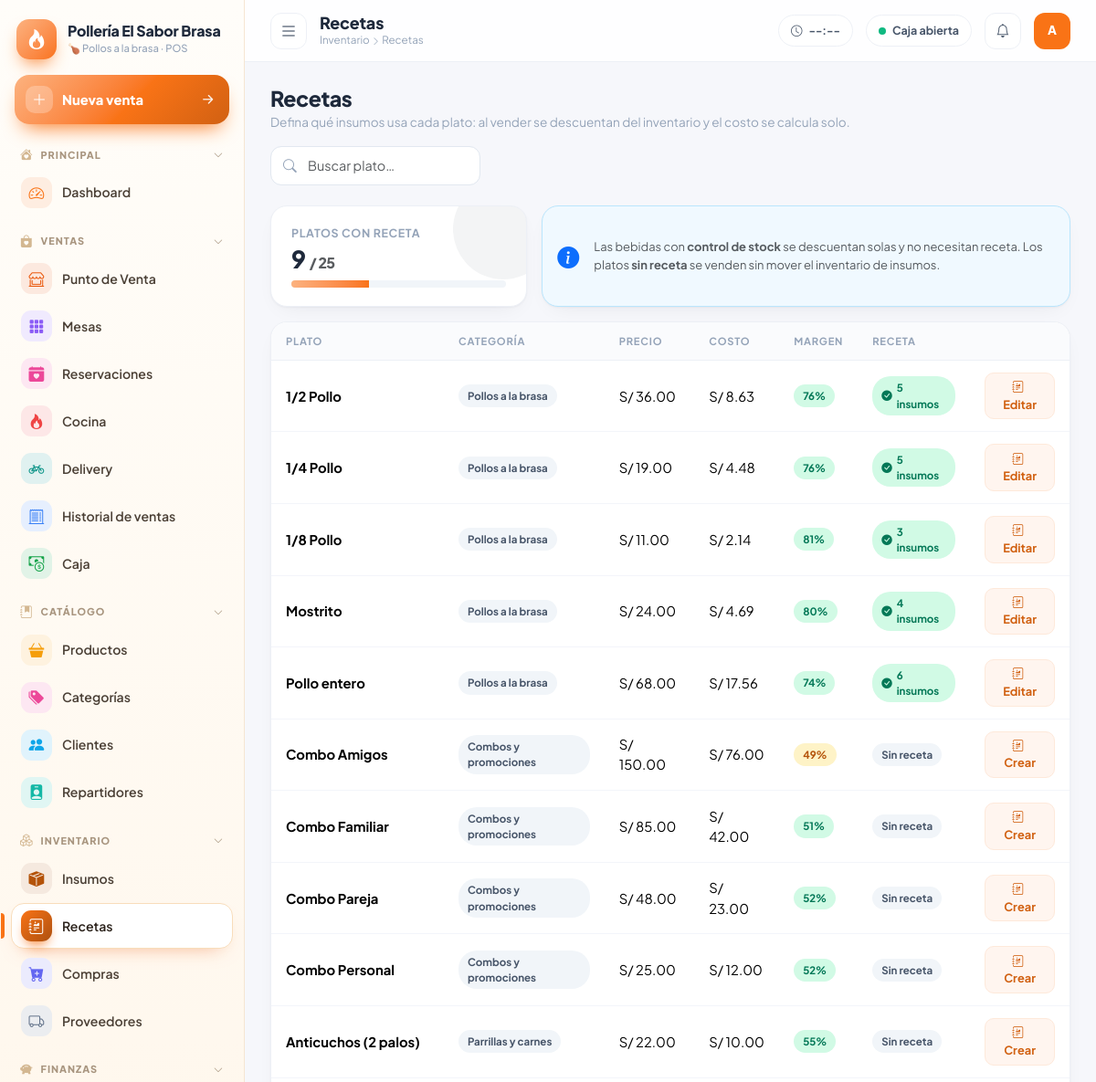
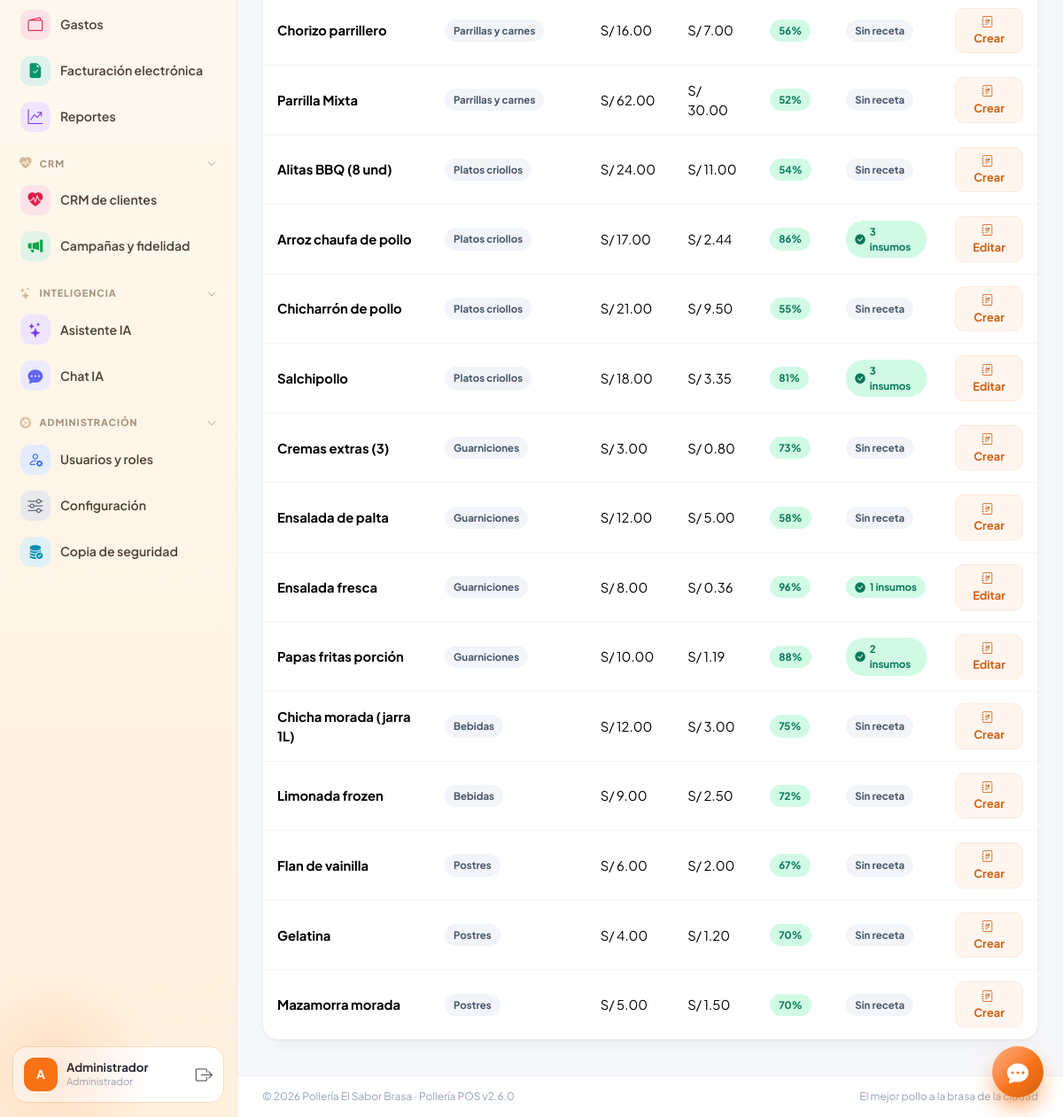
Page /index.php?r=recetas/index (signed in) on the committed database (2 pictures, top to bottom).
### tables this page shows
CREATE TABLE IF NOT EXISTS `productos` (
  `id` int unsigned NOT NULL AUTO_INCREMENT,
  `categoria_id` int unsigned NOT NULL,
  `codigo` varchar(30) DEFAULT NULL,
  `nombre` varchar(120) NOT NULL,
  `descripcion` varchar(255) DEFAULT NULL,
  `precio` decimal(12,2) NOT NULL DEFAULT '0.00',
  `costo` decimal(12,2) NOT NULL DEFAULT '0.00',
  `imagen` varchar(255) DEFAULT NULL,
  `stock_control` tinyint(1) NOT NULL DEFAULT '0',
  `stock` decimal(12,2) NOT NULL DEFAULT '0.00',
  `stock_minimo` decimal(12,2) NOT NULL DEFAULT '0.00',
  `para_cocina` tinyint(1) NOT NULL DEFAULT '1',
  `estado` tinyint(1) NOT NULL DEFAULT '1',
  `created_at` timestamp NOT NULL DEFAULT CURRENT_TIMESTAMP,
  PRIMARY KEY (`id`),
  KEY `idx_prod_cat` (`categoria_id`),
  CONSTRAINT `fk_prod_cat` FOREIGN KEY (`categoria_id`) REFERENCES `categorias` (`id`)
);

CREATE TABLE IF NOT EXISTS `categorias` (
  `id` int unsigned NOT NULL AUTO_INCREMENT,
  `nombre` varchar(80) NOT NULL,
  `icono` varchar(40) NOT NULL DEFAULT 'bi-egg-fried',
  `color` varchar(9) NOT NULL DEFAULT '#F97316',
  `orden` int NOT NULL DEFAULT '0',
  `estado` tinyint(1) NOT NULL DEFAULT '1',
  PRIMARY KEY (`id`)
);

### core/Controller.php (called while the page is built, shortened)
<?php
abstract class Controller
{
    protected string $module = '';
    protected function view(string $view, array $data = [], string $layout = 'layouts/main'): void
    {
        $data += ['title' => APP_NAME, 'module' => $this->module, 'useCharts' => false];
        extract($data, EXTR_SKIP);
        require BASE_PATH . '/app/views/' . $view . '.php';
    }
}

### app/controllers/RecetasController.php (called while the page is built, shortened)
<?php
class RecetasController extends Controller
{
    public function indexAction(): void
    {
        $rows = DB::all("SELECT p.id, p.nombre, p.precio, p.costo, p.estado, c.nombre AS categoria,
                (SELECT COUNT(*) FROM recetas r WHERE r.producto_id = p.id) AS n_insumos
            FROM productos p JOIN categorias c ON c.id = p.categoria_id WHERE p.estado = 1 AND p.stock_control = 0 ORDER BY c.orden, p.nombre");
        $this->view('recetas/index', ['title' => 'Recetas', 'rows' => $rows]);
    }
}

### index.php (called while the page is built, shortened)
<?php
try {
    Setting::load();
} catch (Throwable $e) {
    header('Location: ' . BASE_URL . '/install.php');
    exit;
}
$route = $_GET['r'] ?? '';
$parts = explode('/', $route);
$act  = $parts[1] ?? 'index';
$obj = new $class();
$method = $act . 'Action';
try {
    $obj->$method();
} catch (Throwable $e) {
    http_response_code(500);
    if (is_ajax()) {
        header('Content-Type: application/json; charset=utf-8');
        echo json_encode(['ok' => false, 'msg' => APP_DEBUG ? $e->getMessage() : 'Error interno']);
    } else {
        echo '<pre style="padding:20px;font-family:monospace">' . (APP_DEBUG ? e($e->getMessage() . "\n" . $e->getFile() . ':' . $e->getLine()) : 'Error interno del servidor') . '</pre>';
    }
}

### core/DB.php (called while the page is built, shortened)
<?php
class DB
{
    private static ?PDO $pdo = null;
    public static function pdo(): PDO
    {
        if (self::$pdo === null) {
            $dsn = 'mysql:host=' . DB_HOST . ';port=' . DB_PORT . ';dbname=' . DB_NAME . ';charset=utf8mb4';
            self::$pdo = new PDO($dsn, DB_USER, DB_PASS, [
                PDO::ATTR_ERRMODE            => PDO::ERRMODE_EXCEPTION,
                PDO::ATTR_DEFAULT_FETCH_MODE => PDO::FETCH_ASSOC,
                PDO::ATTR_EMULATE_PREPARES   => false,
            ]);
            self::$pdo->exec("SET time_zone = '" . date('P') . "'");
        }
        return self::$pdo;
    }
    public static function q(string $sql, array $p = []): PDOStatement
    {
        $st = self::pdo()->prepare($sql);
        $st->execute($p);
        return $st;
    }
    public static function all(string $sql, array $p = []): array { return self::q($sql, $p)->fetchAll(); }
}

### core/Setting.php (called while the page is built, shortened)
<?php
class Setting
{
    private static ?array $cache = null;
    public static function load(bool $force = false): void
    {
        if (self::$cache === null || $force) {
            self::$cache = [];
            foreach (DB::all('SELECT clave, valor FROM configuraciones') as $r) {
                self::$cache[$r['clave']] = $r['valor'];
            }
        }
    }
    public static function get(string $key, $default = '')
    {
        return array_key_exists($key, self::$cache) && self::$cache[$key] !== null ? self::$cache[$key] : $default;
    }
}

### core/helpers.php (called while the page is built, shortened)
<?php
function e($v): string { return htmlspecialchars((string)$v, ENT_QUOTES, 'UTF-8'); }
function url(string $route = 'dashboard/index', array $params = []): string
{
    return BASE_URL . '/index.php?' . http_build_query(array_merge(['r' => $route], $params));
}
function cfg(string $key, $default = '') { return Setting::get($key, $default); }
function num($n, ?int $dec = null): string
{
    $dec ??= (int)cfg('decimales', 2);
    return number_format((float)$n, $dec, cfg('sep_decimal', '.'), cfg('sep_miles', ','));
}
function money($n, bool $symbol = true): string
{
    $s = num($n);
    $sym = cfg('moneda_simbolo', 'S/');
    return cfg('moneda_posicion', 'antes') === 'despues' ? $s . ' ' . $sym : $sym . ' ' . $s;
}

### app/views/recetas/index.php (the view, shortened to what this page needs)
<?php
$con = count(array_filter($rows, fn($r) => $r['n_insumos'] > 0));
?>
<div class="page-head">
  <div><h2>Recetas</h2><p>Defina qué insumos usa cada plato: al vender se descuentan del inventario y el costo se calcula solo.</p></div>
  <div class="search-box"><i class="bi bi-search"></i><input type="search" class="form-control" placeholder="Buscar plato…" data-filter-table="#tbl" style="min-width:230px"></div>
</div>
<div class="row g-3 mb-3">
  <div class="col-md-4"><div class="card-soft kpi"><div class="lbl">Platos con receta</div><div class="val"><?= $con ?> <small class="text-muted fs-6">/ <?= count($rows) ?></small></div><div class="progress mt-2"><div class="progress-bar" style="width:<?= count($rows) ? round($con / count($rows) * 100) : 0 ?>%"></div></div></div></div>
  <div class="col-md-8"><div class="card-soft p-3 h-100 d-flex gap-3 align-items-center" style="background:#F0F9FF;border-color:#BAE6FD"><i class="bi bi-info-circle-fill fs-4 text-primary"></i><div class="small text-muted">Las bebidas con <b>control de stock</b> se descuentan solas y no necesitan receta. Los platos <b>sin receta</b> se venden sin mover el inventario de insumos.</div></div></div>
</div>
<div class="card-soft"><div class="table-wrap"><table class="table table-modern" id="tbl">
  <thead><tr><th>Plato</th><th>Categoría</th><th>Precio</th><th>Costo</th><th>Margen</th><th>Receta</th><th></th></tr></thead><tbody>
  <?php foreach ($rows as $r): $m = $r['precio'] > 0 ? ($r['precio'] - $r['costo']) / $r['precio'] * 100 : 0; ?>
    <tr>
      <td class="fw-bold"><?= e($r['nombre']) ?></td>
      <td><span class="bsoft gray"><?= e($r['categoria']) ?></span></td>
      <td><?= e(money($r['precio'])) ?></td>
      <td><?= e(money($r['costo'])) ?></td>
      <td><span class="bsoft <?= $m >= 50 ? 'ok' : ($m >= 30 ? 'warn' : 'bad') ?>"><?= round($m) ?>%</span></td>
      <td><?= $r['n_insumos'] ? '<span class="bsoft ok"><i class="bi bi-check-circle-fill"></i>' . (int)$r['n_insumos'] . ' insumos</span>' : '<span class="bsoft gray">Sin receta</span>' ?></td>
      <td class="text-end"><a class="btn btn-soft btn-sm" href="<?= e(url('recetas/editar', ['id' => $r['id']])) ?>"><i class="bi bi-journal-richtext me-1"></i><?= $r['n_insumos'] ? 'Editar' : 'Crear' ?></a></td>
    </tr>
  <?php endforeach; ?>
  </tbody></table></div></div>

### assets/css/app.css (style rules this page uses)
:root { --brand:#F97316; --brand-600:color-mix(in srgb,var(--brand) 84%,#000); --brand-300:color-mix(in srgb,var(--brand) 55%,#fff); --brand-100:color-mix(in srgb,var(--brand) 16%,#fff); --brand-50:color-mix(in srgb,var(--brand) 7%,#fff); --ink:#1E293B; --ink-2:#475569; --muted:#94A3B8; --bg:#F6F7FB; --card:#fff; --line:#EDF0F6; --ok:#10B981; --info:#3B82F6; --warn:#F59E0B; --bad:#EF4444; --violet:#8B5CF6; --radius:18px; --sidebar-w:268px; --shadow:0 1px 2px rgba(15,23,42,.04),0 8px 24px -12px rgba(15,23,42,.10); --shadow-lg:0 24px 60px -24px rgba(15,23,42,.25); --bs-primary:var(--brand); --bs-body-font-family:'Plus Jakarta Sans',system-ui,-apple-system,'Segoe UI',sans-serif; --bs-body-color:var(--ink); --bs-body-bg:var(--bg); --bs-border-color:var(--line); }
* { -webkit-tap-highlight-color:transparent }
body { font-family:var(--bs-body-font-family);background:var(--bg);color:var(--ink);font-size:.925rem }
a { color:var(--brand-600);text-decoration:none }
.page-head { display:flex;align-items:center;justify-content:space-between;gap:16px;flex-wrap:wrap;margin-bottom:22px }
.page-head h2 { font-size:1.45rem;font-weight:800;letter-spacing:-.02em;margin:0 }
.page-head p { margin:2px 0 0;color:var(--muted);font-size:.85rem }
.card-soft { background:var(--card);border:1px solid var(--line);border-radius:var(--radius);box-shadow:var(--shadow) }
.kpi { padding:20px 22px;position:relative;overflow:hidden;height:100% }
.kpi .lbl { font-size:.78rem;font-weight:700;color:var(--muted);text-transform:uppercase;letter-spacing:.05em }
.kpi .val { font-size:1.65rem;font-weight:800;letter-spacing:-.025em;line-height:1.15;margin-top:4px }
.kpi::after { content:"";position:absolute;right:-30px;top:-30px;width:110px;height:110px;border-radius:50%;background:currentColor;opacity:.05 }
.btn { border-radius:12px;font-weight:700;font-size:.86rem;padding:.55rem 1.05rem }
.btn-sm { padding:.35rem .75rem;font-size:.8rem;border-radius:10px }
.btn-soft { background:var(--brand-50);color:var(--brand-600);border:1px solid var(--brand-100) }
.form-control,.form-select { border-radius:12px;border:1px solid #E2E8F0;padding:.6rem .9rem;font-size:.9rem;background-color:#fff }
.search-box { position:relative }
.search-box i { position:absolute;left:14px;top:50%;transform:translateY(-50%);color:var(--muted) }
.search-box .form-control { padding-left:40px }
.table-modern { margin:0;--bs-table-bg:transparent }
.table-modern thead th { font-size:.7rem;text-transform:uppercase;letter-spacing:.07em;color:var(--muted);font-weight:700;border-bottom:1px solid var(--line);background:#FAFBFD;padding:12px 16px;white-space:nowrap }
.table-modern tbody td { padding:13px 16px;border-bottom:1px solid #F3F5FA;vertical-align:middle }
.table-modern tbody tr:last-child td { border-bottom:0 }
.table-wrap { overflow-x:auto;border-radius:var(--radius) }
.bsoft { display:inline-flex;align-items:center;gap:5px;padding:4px 10px;border-radius:20px;font-size:.72rem;font-weight:700 }
.bsoft.ok { background:#D1FAE5;color:#047857 }
.bsoft.warn { background:#FEF3C7;color:#B45309 }
.bsoft.gray { background:#F1F5F9;color:#475569 }
.progress { height:8px;border-radius:8px;background:#F1F5F9 }
.progress-bar { background:linear-gradient(90deg,var(--brand-300),var(--brand)) }

### rows in the picture
productos: nombre "1/2 Pollo", categoria.nombre "Pollos a la brasa", precio "S/ 36.00", costo "S/ 8.63", m "76", n_insumos "5", shows "Editar"
productos: nombre "1/4 Pollo", categoria.nombre "Pollos a la brasa", precio "S/ 19.00", costo "S/ 4.48", m "76", n_insumos "5", shows "Editar"
productos: nombre "1/8 Pollo", categoria.nombre "Pollos a la brasa", precio "S/ 11.00", costo "S/ 2.14", m "81", n_insumos "3", shows "Editar"
productos: nombre "Mostrito", categoria.nombre "Pollos a la brasa", precio "S/ 24.00", costo "S/ 4.69", m "80", n_insumos "4", shows "Editar"
productos: nombre "Pollo entero", categoria.nombre "Pollos a la brasa", precio "S/ 68.00", costo "S/ 17.56", m "74", n_insumos "6", shows "Editar"
productos: nombre "Combo Amigos", categoria.nombre "Combos y promociones", precio "S/ 150.00", costo "S/ 76.00", m "49", shows "Sin receta", shows "Crear"
productos: nombre "Combo Familiar", categoria.nombre "Combos y promociones", precio "S/ 85.00", costo "S/ 42.00", m "51", shows "Sin receta", shows "Crear"
productos: nombre "Combo Pareja", categoria.nombre "Combos y promociones", precio "S/ 48.00", costo "S/ 23.00", m "52", shows "Sin receta", shows "Crear"
productos: nombre "Combo Personal", categoria.nombre "Combos y promociones", precio "S/ 25.00", costo "S/ 12.00", m "52", shows "Sin receta", shows "Crear"
productos: nombre "Anticuchos (2 palos)", categoria.nombre "Parrillas y carnes", precio "S/ 22.00", costo "S/ 10.00", m "55", shows "Sin receta", shows "Crear"
productos: nombre "Chorizo parrillero", categoria.nombre "Parrillas y carnes", precio "S/ 16.00", costo "S/ 7.00", m "56", shows "Sin receta", shows "Crear"
productos: nombre "Parrilla Mixta", categoria.nombre "Parrillas y carnes", precio "S/ 62.00", costo "S/ 30.00", m "52", shows "Sin receta", shows "Crear"
productos: nombre "Alitas BBQ (8 und)", categoria.nombre "Platos criollos", precio "S/ 24.00", costo "S/ 11.00", m "54", shows "Sin receta", shows "Crear"
productos: nombre "Arroz chaufa de pollo", categoria.nombre "Platos criollos", precio "S/ 17.00", costo "S/ 2.44", m "86", n_insumos "3", shows "Editar"
productos: nombre "Chicharrón de pollo", categoria.nombre "Platos criollos", precio "S/ 21.00", costo "S/ 9.50", m "55", shows "Sin receta", shows "Crear"
productos: nombre "Salchipollo", categoria.nombre "Platos criollos", precio "S/ 18.00", costo "S/ 3.35", m "81", n_insumos "3", shows "Editar"
productos: nombre "Cremas extras (3)", categoria.nombre "Guarniciones", precio "S/ 3.00", costo "S/ 0.80", m "73", shows "Sin receta", shows "Crear"
productos: nombre "Ensalada de palta", categoria.nombre "Guarniciones", precio "S/ 12.00", costo "S/ 5.00", m "58", shows "Sin receta", shows "Crear"
productos: nombre "Ensalada fresca", categoria.nombre "Guarniciones", precio "S/ 8.00", costo "S/ 0.36", m "96", n_insumos "1", shows "Editar"
productos: nombre "Papas fritas porción", categoria.nombre "Guarniciones", precio "S/ 10.00", costo "S/ 1.19", m "88", n_insumos "2", shows "Editar"
productos: nombre "Chicha morada (jarra 1L)", categoria.nombre "Bebidas", precio "S/ 12.00", costo "S/ 3.00", m "75", shows "Sin receta", shows "Crear"
productos: nombre "Limonada frozen", categoria.nombre "Bebidas", precio "S/ 9.00", costo "S/ 2.50", m "72", shows "Sin receta", shows "Crear"
productos: nombre "Flan de vainilla", categoria.nombre "Postres", precio "S/ 6.00", costo "S/ 2.00", m "67", shows "Sin receta", shows "Crear"
productos: nombre "Gelatina", categoria.nombre "Postres", precio "S/ 4.00", costo "S/ 1.20", m "70", shows "Sin receta", shows "Crear"
productos: nombre "Mazamorra morada", categoria.nombre "Postres", precio "S/ 5.00", costo "S/ 1.50", m "70", shows "Sin receta", shows "Crear"

### other values in the picture
$empresa "Pollería El Sabor Brasa"
$g "PRINCIPAL"
$m[0] "Dashboard"
$g "VENTAS"
$m[0] "Punto de Venta"
$m[0] "Mesas"
$m[0] "Reservaciones"
$m[0] "Cocina"
$m[0] "Delivery"
$m[0] "Historial de ventas"
$m[0] "Caja"
$g "CATÁLOGO"
$m[0] "Productos"
$m[0] "Categorías"
$m[0] "Clientes"
